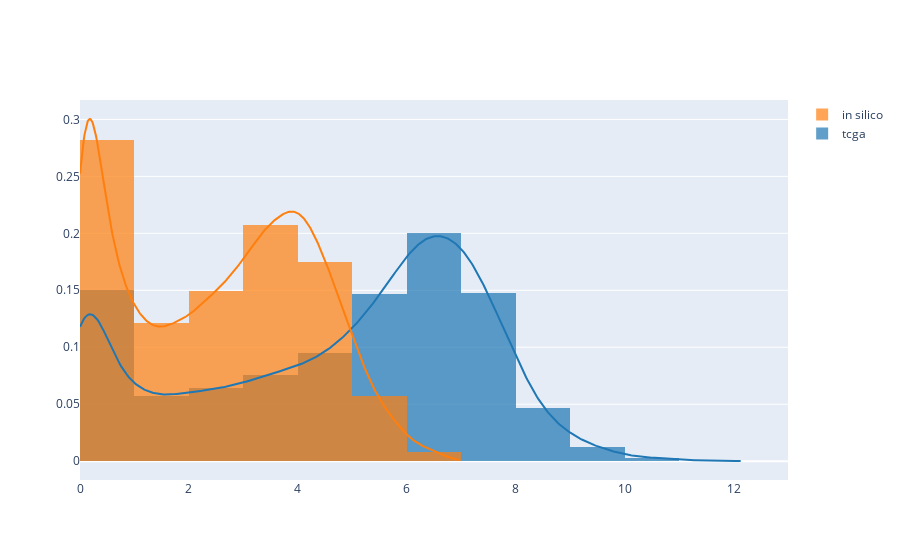

Notebook source saved alongside this figure:
### Code cell
series = [
    prep_for_plots(mixtures_tcga_skcm),
    prep_for_plots(mixtures_in_silico),
]

ff.create_distplot(
    series, ["tcga", "in silico"], show_rug=False, show_hist=True
)

### Figure 1 — Plotly figure (JSON) as saved in the notebook; plotly's stock layout.template omitted (floating-point values rounded to 4 significant figures; data arrays with more than 128 entries replaced by an {"elided": "..."} marker saying what was removed)
{"data": [{"histnorm": "probability density", "legendgroup": "tcga", "marker": {"color": "rgb(31, 119, 180)"}, "name": "tcga", "opacity": 0.7, "type": "histogram", "x": {"elided": "20531 float values"}, "xaxis": "x", "xbins": {"end": 12.16, "size": 1, "start": 0}, "yaxis": "y"}, {"histnorm": "probability density", "legendgroup": "in silico", "marker": {"color": "rgb(255, 127, 14)"}, "name": "in silico", "opacity": 0.7, "type": "histogram", "x": {"elided": "23686 float values"}, "xaxis": "x", "xbins": {"end": 6.983, "size": 1, "start": 0}, "yaxis": "y"}, {"legendgroup": "tcga", "marker": {"color": "rgb(31, 119, 180)"}, "mode": "lines", "name": "tcga", "showlegend": false, "type": "scatter", "x": {"elided": "500 float values"}, "xaxis": "x", "y": {"elided": "500 float values"}, "yaxis": "y"}, {"legendgroup": "in silico", "marker": {"color": "rgb(255, 127, 14)"}, "mode": "lines", "name": "in silico", "showlegend": false, "type": "scatter", "x": {"elided": "500 float values"}, "xaxis": "x", "y": {"elided": "500 float values"}, "yaxis": "y"}], "layout": {"autosize": true, "barmode": "overlay", "hovermode": "closest", "legend": {"traceorder": "reversed"}, "xaxis": {"anchor": "y2", "autorange": true, "domain": [0, 1], "range": [0, 13], "type": "linear", "zeroline": false}, "yaxis": {"anchor": "free", "autorange": true, "domain": [0, 1], "position": 0, "range": [-0.01653, 0.317], "type": "linear"}}}
